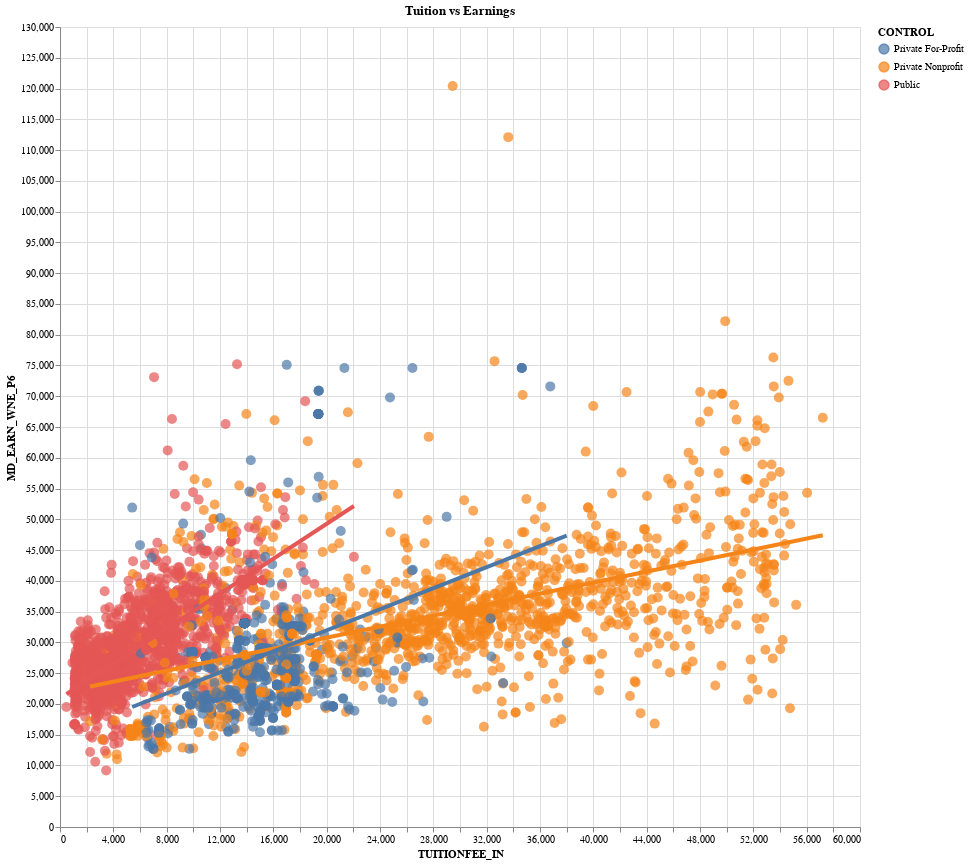

The notebook cell saved with this chart:
### Code cell
# Use Altair for interactive visualization

scatter_plot = alt.Chart(df, title="College Tuition vs Earnings").mark_circle(size=100).encode(
    x="TUITIONFEE_IN",
    y="MD_EARN_WNE_P6",
    color="CONTROL",
    tooltip=["INSTNM", "CITY","STABBR"]
).properties(
    width=800,
    height=800
)

reg_lines = scatter_plot.transform_regression('TUITIONFEE_IN', 'MD_EARN_WNE_P6', 
        groupby=['CONTROL']).mark_line(size=4)

scatter_plot + reg_lines

### Figure 1 — Vega-Lite specification as saved in the notebook (floating-point values rounded to 4 significant figures; data arrays with more than 128 entries replaced by an {"elided": "..."} marker saying what was removed)
{"config": {"view": {"continuousWidth": 400, "continuousHeight": 300}}, "layer": [{"mark": {"type": "circle", "size": 100}, "encoding": {"color": {"type": "nominal", "field": "CONTROL"}, "tooltip": [{"type": "nominal", "field": "INSTNM"}, {"type": "nominal", "field": "CITY"}, {"type": "nominal", "field": "STABBR"}], "x": {"type": "quantitative", "field": "TUITIONFEE_IN"}, "y": {"type": "quantitative", "field": "MD_EARN_WNE_P6"}}, "height": 800, "title": "Tuition vs Earnings", "width": 800}, {"mark": {"type": "line", "size": 4}, "encoding": {"color": {"type": "nominal", "field": "CONTROL"}, "tooltip": [{"type": "nominal", "field": "INSTNM"}, {"type": "nominal", "field": "CITY"}, {"type": "nominal", "field": "STABBR"}], "x": {"type": "quantitative", "field": "TUITIONFEE_IN"}, "y": {"type": "quantitative", "field": "MD_EARN_WNE_P6"}}, "height": 800, "title": "Tuition vs Earnings", "transform": [{"on": "TUITIONFEE_IN", "regression": "MD_EARN_WNE_P6", "groupby": ["CONTROL"]}], "width": 800}], "data": {"name": "data-f83f5b48864e1cdd302db4ec6a7a76b5"}, "$schema": "https://vega.github.io/schema/vega-lite/v4.0.2.json", "datasets": {"data-f83f5b48864e1cdd302db4ec6a7a76b5": {"elided": "3576 records"}}}
